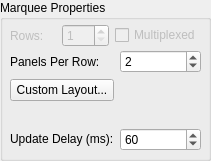
   <widget class="QGroupBox" name="groupMarqueeProps">
    <property name="geometry">
     <rect>
      <x>10</x>
      <y>20</y>
      <width>211</width>
      <height>161</height>
     </rect>
    </property>
    <property name="title">
     <string>Marquee Properties</string>
    </property>
    <widget class="QWidget" name="gridLayoutWidget_5">
     <property name="geometry">
      <rect>
       <x>10</x>
       <y>20</y>
       <width>191</width>
       <height>31</height>
      </rect>
     </property>
     <layout class="QGridLayout" name="gridLayout_5">
      <item row="0" column="0">
       <widget class="QLabel" name="lblDisplayRows">
        <property name="enabled">
         <bool>false</bool>
        </property>
        <property name="text">
         <string>Rows:</string>
        </property>
       </widget>
      </item>
      <item row="0" column="1">
       <widget class="QSpinBox" name="spinRows">
        <property name="enabled">
         <bool>false</bool>
        </property>
        <property name="minimum">
         <number>1</number>
        </property>
        <property name="maximum">
         <number>128</number>
        </property>
       </widget>
      </item>
      <item row="0" column="2">
       <widget class="QCheckBox" name="chkMultiplexed">
        <property name="enabled">
         <bool>false</bool>
        </property>
        <property name="text">
         <string>Multiplexed</string>
        </property>
       </widget>
      </item>
     </layout>
    </widget>
    <widget class="QWidget" name="gridLayoutWidget_6">
     <property name="geometry">
      <rect>
       <x>10</x>
       <y>50</y>
       <width>191</width>
       <height>101</height>
      </rect>
     </property>
     <layout class="QGridLayout" name="gridLayout_6">
      <item row="0" column="0">
       <widget class="QLabel" name="lblPanelsPerRow">
        <property name="text">
         <string>Panels Per Row:</string>
        </property>
       </widget>
      </item>
      <item row="3" column="0">
       <widget class="QLabel" name="label">
        <property name="text">
         <string>&lt;html&gt;&lt;head/&gt;&lt;body&gt;&lt;p&gt;Update Delay (ms):&lt;/p&gt;&lt;/body&gt;&lt;/html&gt;</string>
        </property>
       </widget>
      </item>
      <item row="0" column="1">
       <widget class="QSpinBox" name="spinPanelsPerRow">
        <property name="toolTip">
         <string>&lt;html&gt;&lt;head/&gt;&lt;body&gt;&lt;p&gt;Specify how many panels exist in each row of your marquee here.&lt;/p&gt;&lt;/body&gt;&lt;/html&gt;</string>
        </property>
        <property name="minimum">
         <number>1</number>
        </property>
        <property name="maximum">
         <number>64</number>
        </property>
        <property name="value">
         <number>2</number>
        </property>
       </widget>
      </item>
      <item row="3" column="1">
       <widget class="QSpinBox" name="spinUpdateDelay">
        <property name="toolTip">
         <string>&lt;html&gt;&lt;head/&gt;&lt;body&gt;&lt;p&gt;Change this value to adjust the scroll rate of the marquee.&lt;/p&gt;&lt;/body&gt;&lt;/html&gt;</string>
        </property>
        <property name="minimum">
         <number>1</number>
        </property>
        <property name="maximum">
         <number>1000</number>
        </property>
        <property name="value">
         <number>60</number>
        </property>
       </widget>
      </item>
      <item row="1" column="0">
       <widget class="QPushButton" name="btnCustomLayout">
        <property name="text">
         <string>Custom Layout...</string>
        </property>
       </widget>
      </item>
      <item row="2" column="0">
       <widget class="QLabel" name="label_6">
        <property name="text">
         <string/>
        </property>
       </widget>
      </item>
     </layout>
    </widget>
   </widget>
